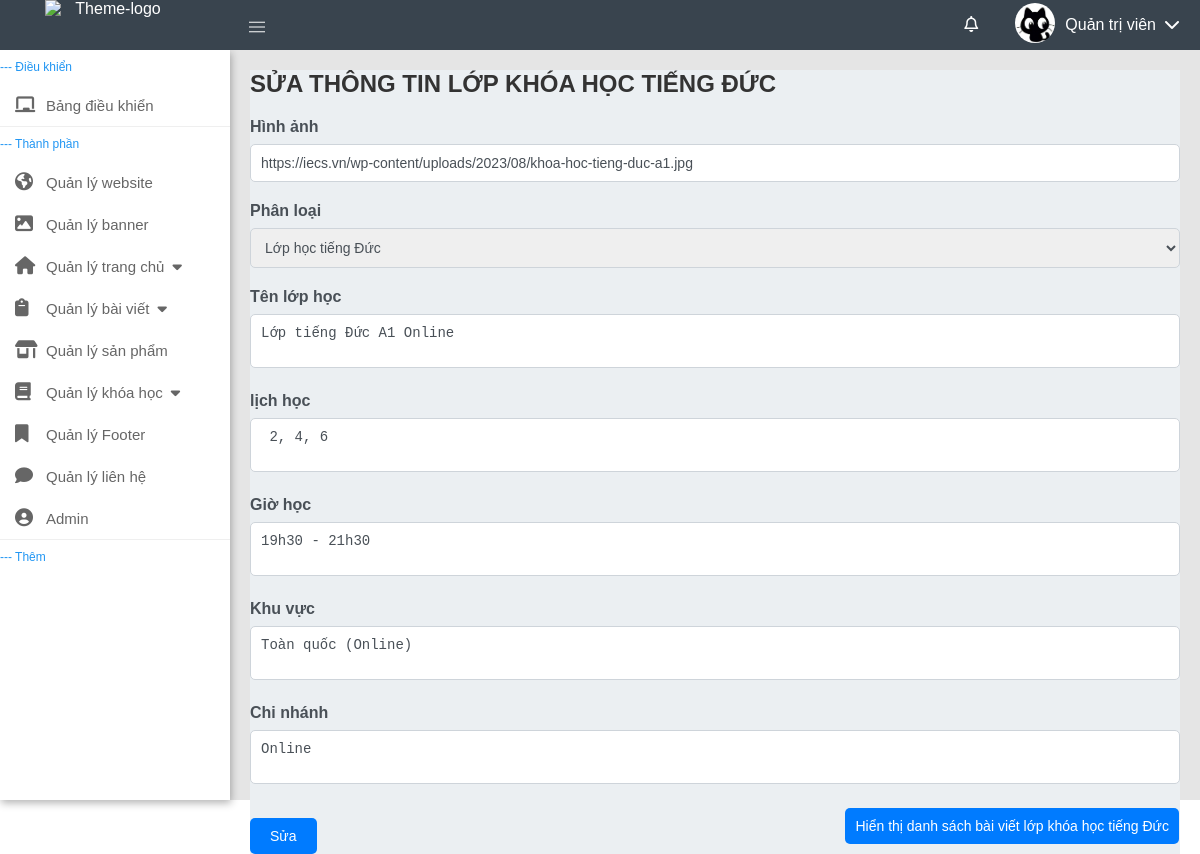
Page /Admin/index.php?task=editkh&kh=lopduc&idsuakh=20 (signed in) on the committed database.
### tables this page shows
CREATE TABLE `ql_dangnhap` (
  `id` int(11) NOT NULL,
  `use` varchar(50) NOT NULL,
  `pass` varchar(30) NOT NULL,
  `tgbd` varchar(255) NOT NULL,
  `tthai` varchar(255) NOT NULL,
  `tgdn` int(11) NOT NULL,
  `level` int(11) NOT NULL,
  `hdcuoi` varchar(255) NOT NULL,
  `hide` varchar(255) NOT NULL,
  `tenhh` varchar(255) NOT NULL,
  `img` longtext NOT NULL,
  `pquyen` varchar(255) NOT NULL
);

CREATE TABLE `ql_khoahoc` (
  `id` int(255) NOT NULL,
  `img` longtext NOT NULL,
  `ten_lop` varchar(255) NOT NULL,
  `lich_hoc` varchar(255) NOT NULL,
  `gio_hoc` varchar(255) NOT NULL,
  `khu_vuc` varchar(2000) NOT NULL,
  `chi_nhanh` varchar(2000) NOT NULL,
  `phan_loai` varchar(2000) NOT NULL,
  `note` varchar(255) NOT NULL,
  `hide` varchar(255) NOT NULL
);

### Admin/views/view.php (called while the page is built, shortened)
<?php
class View{
    public function editkh(){
        include_once 'templates/chinhsuakh.php';
    }
}
?>

### Admin/controllers/controller.php (called while the page is built, shortened)
<?php
require_once "models/model.php";
require_once "views/view.php";
class Controller
{
	var $model, $view, $useLogin, $uploadfile;
	function __construct()
	{
		$this->view = new View();
	}
	public function editkh()
	{
		$this->view->editkh();
	}
}
?>

### Admin/models/model.php (called while the page is built, shortened)
<?php
class Model
{
    public $conn;
    public function __construct()
    {
        $this->conn = mysqli_connect('localhost', 'root', '', 'ico_web_final', 4306);
    }
    public function getDatause($use)
    {
        $sql = "SELECT * FROM `ql_dangnhap` where `use`='$use'";
        return mysqli_query($this->conn, $sql);
    }
    public function getDataidkh($id)
    {
        $sql = "SELECT * FROM `ql_khoahoc` where `id` =  '$id'";
        return mysqli_query($this->conn, $sql);
    }
}
?>

### Admin/templates/chinhsuakh.php (the view, shortened to what this page needs)
<?php
require_once "templates/header.php";
?>
<body>
    <?php
        require_once "model/head.php";
    ?>
    <div class="layout">
        <?php
        require_once "model/navbar.php";
    ?>
        <main class="content">
        <?php
                $getkh = isset($_GET['kh']) ? $_GET['kh'] : "";
                if ($getkh == "lopduc") {
                    $kh = " lớp khóa học tiếng Đức";
                } elseif ($getkh == "lophan") {
                    $kh = " Lớp học tiếng Hàn";
                } else
                    $kh = "";
            ?>
            <div class="admin-dashboard">
                <h2 class="text-center mb-4">Sửa thông tin<?php echo $kh ?></h2>
                <form action="" method="post">
                <?php
                require_once 'models/model.php';
                $model = new Model();
                $getid =$_GET['idsuakh'];
                $result = mysqli_fetch_assoc($model->getDataidkh($getid));
                ?>
                    <div class="mb-3">
                        <label for="image" class="form-label">Hình ảnh</label>
                        <input type="text" class="form-control" name="img" id="image" placeholder="Nhập vào link ảnh" value="<?php echo $result['img'] ?>">
                    </div>
                    <div class="mb-3">
                        <label for="title" class="form-label">Phân loại</label>
                        <select name="phanloai" class="form-control">
                            <option value="lopduc" <?php if ($getkh == "lopduc")
                                echo "selected"; ?>> Lớp học tiếng Đức</option>
                        </select>
                    </div>
                    <div class="mb-3">
                        <label for="detailedContent" class="form-label">Tên lớp học</label>
                        <textarea class="form-control"  name="tenlop" placeholder="Nhập lớp học" required><?php echo $result['ten_lop']; ?></textarea>
                    </div>
                    <div class="mb-3">
                        <label for="detailedContent" class="form-label">lịch học</label>
                        <textarea class="form-control"  name="lichhoc" placeholder="Nhập lịch học" required><?php echo $result['lich_hoc']; ?></textarea>
                    </div>
                    <div class="mb-3">
                        <label for="detailedContent" class="form-label">Giờ học </label>
                        <textarea class="form-control"  name="giohoc" placeholder="Nhập giờ học" required><?php echo $result['gio_hoc']; ?></textarea>
                    </div>
                    <div class="mb-3">
                        <label for="detailedContent" class="form-label">Khu vực </label>
                        <textarea class="form-control"  name="khuvuc" placeholder="Nhập khu vực" required><?php echo $result['khu_vuc']; ?></textarea>
                    </div>
                    <div class="mb-3">
                        <label for="detailedContent" class="form-label">Chi nhánh</label>
                        <textarea class="form-control"  name="chinhanh" placeholder="Nhập chi nhánh" required><?php echo $result['chi_nhanh']; ?></textarea>
                    </div>
                    <div class="d-flex justify-content-end btnnn">
                        <button type="submit" name="editkh" class="btn btn-primary">Sửa</button>
                        <a href="index.php?task=qlkh&kh=<?php echo $getkh; ?>" class="btn btn-primary ht">Hiển thị danh sách bài viết <?php echo $kh; ?></a>
                    </div>
                </form>
            </div>
        </main>
    </div>
</body>
</html>

### Admin/model/head.php (shortened to what this page needs)
<header class="header">
        <a href="../Ico_Web" target="_blank" class="logo"><img class="img-fluid able-logo" src="https://lh3.googleusercontent.com/pw/AP1GczOP6fUst1ZQrf3L-XPUmJIZFw_g5dPuuZnfLEswWuls0vOg6gFjxTMD_FHuQsWAVxqlHr2_xMPJDmmKoF9HO45CKdoikdvBtjrasDWEdCV4QxYDfmrW4p3vEFAzYeEyctCW67Ij51HppMzHLcKVny_PFg=w1355-h590-s-no-gm?authuser=1"
                alt="Theme-logo"></a>
        <div class="navbar">
            <a href="#!" class="sidebar-toggle"> <span class="material-symbols-outlined">
                </span></a>
            <div class="navbar-custom">
                <ul class="item-nav">
                    <li class="dropdown"><a href="#!" class="dropdown-toggle dropdown-js"><i
                                class="fa-regular fa-bell"></i>
                        </a>
                    </li>
                    <?php
                    require_once "models/model.php";
                    $model = new Model();
                    $row = mysqli_fetch_assoc($model->getDatause($_SESSION['use'])); ?>
                    <li class="dropdown"><a href="#!" class="dropdown-toggle2 dropdown-js">
                            <div><img src="assets/profile/<?php if(!empty($row['img']))echo $row['img'];else echo "unknown.webp" ?>" width="40px" height="40px" style="border-radius: 50%;">
                            </div>
                            <div>
                                 <span><?php
                                    echo $row['tenhh'];
                                    ?></span><i class="fa-solid fa-chevron-down"></i></div></i>
                        </a>
                    </li>
                </ul>
            </div>
        </div>
    </header>

### Admin/assets/css/qlnavbar.css (style rules this page uses)
h2.text-center { font-size: 24px; color: #333; margin-bottom: 20px; text-transform: uppercase; }
.form-label { font-weight: bold; color: #495057; margin-bottom: 8px; display: block; }
.form-control { border: 1px solid #ced4da; border-radius: 5px; padding: 10px; font-size: 14px; color: #495057; width: 100%; transition: border-color 0.3s; }
button { padding: 10px 20px; font-size: 14px; border: none; border-radius: 5px; cursor: pointer; transition: background-color 0.3s; }
.btn-primary { background-color: #007bff; color: white; padding: 10px 20px; font-size: 14px; border: none; border-radius: 5px; cursor: pointer; transition: background-color 0.3s; }
.mb-3 { margin-bottom: 20px; }
textarea { resize: none; }
body { font-family: Arial, sans-serif; }
button { margin-top: 10px; padding: 8px 12px; cursor: pointer; }

### Admin/assets/css/style.css (style rules this page uses)
ul, li { list-style-type: none; }
* { padding: 0; margin: 0; box-sizing: border-box; word-break: break-word; }
a { text-decoration: none; color: #fff; }
body { margin: 0; font-family: Arial, sans-serif; display: flex; flex-direction: column; height: 100vh; color: #373a3c; }
.header { display: flex; background-color: #39444E; color: white; z-index: 1000; max-height: 50px; height: 50px; }
.navbar { color: white; height: 100%; flex: 1; display: flex; justify-content: space-between; }
.navbar .navbar-custom .item-nav { display: flex; justify-content: space-between; min-width: 150px; height: 100%; margin: 0 10px; align-items: center; }
.logo { display: block; width: 230px; text-align: center; overflow: hidden; }
.able-logo { display: inline-block; margin-right: 10px; width: 130px; }
.material-symbols-outlined { font-variation-settings: 'FILL' 0, 'wght' 200, 'GRAD' 0, 'opsz' 24; color: white; display: inline-block; height: 20px; padding: 15px; align-items: center; }
.fa-bell { font-size: 16px; }
.sidebar-toggle { height: 50px; align-items: center; }
.header .dropdown { position: relative; }
.header .dropdown .dropdown-toggle2 { display: flex; align-items: center; margin: auto 10px; }
.header .dropdown .dropdown-toggle2 div:last-child span { margin-right: 8px; line-height: 50px; }
.header .dropdown .dropdown-toggle2 img { margin: auto 10px; }
.item-nav .dropdown-toggle { line-height: 50px; padding: 17px; }
.layout { display: flex; flex: 1; height: 100%; }
.content { flex: 1; padding: 20px; background-color: #E5E5E5; height: calc(100vh - 50px); }
.admin-dashboard { background: #EBEFF2; }
.justify-content-end .ht { position: absolute; display: block; width: fit-content; right: 0; }
.btnnn { display: flex; }
.btnnn .ht { right: 21px; padding: 10px; }

### rows in the picture
ql_dangnhap: img (picture), tenhh "Quản trị viên"
ql_khoahoc: img "https://iecs.vn/wp-content/uploads/2023/08/khoa-hoc-tieng-duc-a1.jpg", tenlop "Lớp tiếng Đức A1 Online", lichhoc "2, 4, 6", giohoc "19h30 - 21h30", khuvuc "Toàn quốc (Online)", chinhanh "Online"

### other values in the picture
$kh "LỚP KHÓA HỌC TIẾNG ĐỨC"
$kh "lớp khóa học tiếng Đức"
